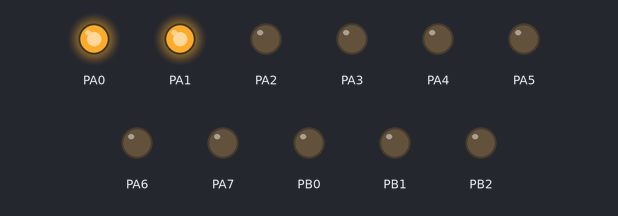
Simulated run of this program. Board: ATmega128, built with avr-gcc and emulated at 7.3728 MHz. On the bench: output pins drawn as LEDs (lit = HIGH).

Above: at 0.05 s.
At 1.05 s:
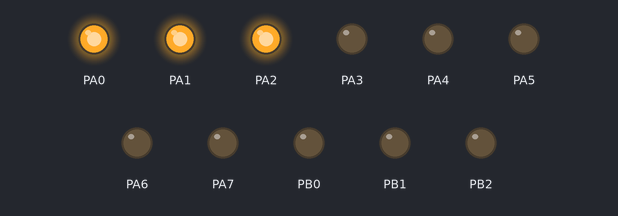
At 1.95 s:
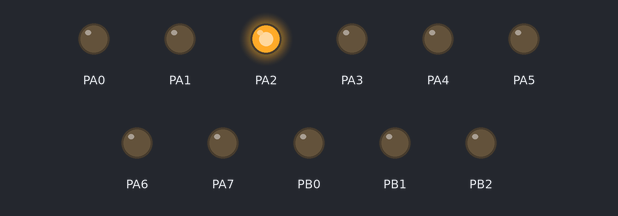
At 4.35 s:
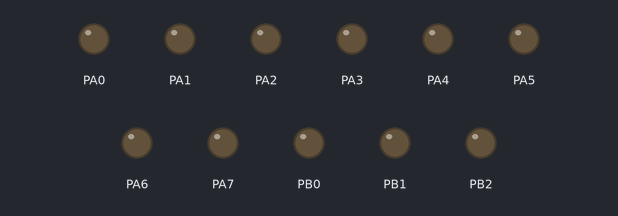
Timing chart, 0 to 4.7 s (numbered marks = the images above):
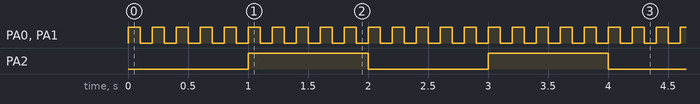

Measured:
- by itself, PA0, PA1: alternates HIGH for 0.10 s and LOW for 0.10 s
- by itself, PA2: alternates HIGH for 1.0 s and LOW for 1.0 s

The program:

blink.c
```c
#include "blink.h"
#include <avr/io.h>
#include <util/delay.h>

#define BAUD 115200

#include <stdio.h>
#include <util/setbaud.h>
#include <avr/interrupt.h>
#include "i2c.h"

//#define EN_I2C_TEST

void uart_init(void) {
	UBRR0H = UBRRH_VALUE;
	UBRR0L = UBRRL_VALUE;

	#if USE_2X
	UCSR0A |= _BV(U2X0);
	#else
	UCSR0A &= ~(_BV(U2X0));
	#endif

	UCSR0C = _BV(UCSZ01) | _BV(UCSZ00); /* 8-bit data */
	UCSR0B = _BV(RXEN0) | _BV(TXEN0);   /* Enable RX and TX */
}

void uart_putchar(char c) {
	loop_until_bit_is_set(UCSR0A, UDRE0); /* Wait until data register empty. */
	UDR0 = c;
}

void uartTest()
{
	unsigned char count = 0;
	while(1)
	for(count='0';count<'9';count++)
	{
		uart_putchar('t');
		uart_putchar('e');
		uart_putchar('s');
		uart_putchar('t');
		uart_putchar(count);
		uart_putchar('\r');
		uart_putchar('\n');
	};
}

void LEDinit() // function declaration
{
	DDRA = 0xFF; // set up pin direction
}

void blinkLEDTest() // function declaration
{
	while(1)
	{
		PORTA ^= 0x03 ; // toggle the pins
		_delay_ms(100); //delay
	}
}

void setupTimer0()
{
	ASSR |= _BV(AS0);

	 // set timer0 counter initial value to 0
	TCNT0=0x00;

	TCCR0 = (1<<CS02) | (1<<CS00); // start timer0 with /128 prescaler
	//TCCR0 = (1<<CS02) | (1<<CS01) | (1<<CS00); // start timer0 with /1024 prescaler

	// enable timer overflow interrupt for both Timer0 and Timer1
	TIMSK=(1<<TOIE0);
}
// timer1 overflw

ISR(TIMER0_OVF_vect) {

	// process the timer1 overflow here
	PORTA ^= 0x04 ; // toggle the pins
	TCNT0=0x00;
}

void readIMUI2C()
{
	// Read MPU9150 register WHO_AM_I 0x75
	// MPU9150 I2C address when pin AD0=0 : 0x68 & 0xFE = 0x68
	uint8_t whoami = i2cReadRegister(0x68,0x75);

	char acWhoAmI[5];
	sprintf(acWhoAmI, "%2x", whoami);

	uart_putchar(acWhoAmI[1]);
	uart_putchar(acWhoAmI[0]);
	uart_putchar('\r');
	uart_putchar('\n');
}

void imuI2CTest()
{
	while(1)
	{
		readIMUI2C();
	};
}


void TogglePD0PD1()
{
	DDRD = 0xFF; // set up pin direction
	while(1)
	{
		PORTD ^= 0x03 ; // toggle the pins
		_delay_us(1); //delay for 100kHz
	}
}


int spiInit(void)
{
	// Set MOSI and SCK as output, others as input
	DDRB = (1<<PB2)|(1<<PB1)|(1<<PB0);

	/*
	PORTB &= ~(1<<PB0);

	// Enable SPI, Master, set clock rate fck/2 (maximum)
	SPCR = (1<<SPE)|(1<<MSTR);
	SPSR = (1<<SPI2X);
	*/
	return 0;
}

// CC2420 is big endian. Read MANFIDL (0x1E) - Manufacturer ID, Lower 16 Bit
// ---
// dataout bit    23 - ram/reg
// dataout bit    22 - r/w
// dataout bit 21:16 - addr
// dataout bit 15:0  - data
// ---
// datain  bit 23:16 - status byte S7:S0
// datain  bit 15:0  - data D15:D0

// PB0 SSn
// PB1 SCK
// PB2 MOSI
// PB3 MISO

unsigned char* SPIRead(unsigned char addr)
{
	int i = 0;
	static unsigned char datain[3]; // 24bits
	unsigned char dataout[3]; // 24bits

	dataout[2]=addr;
	dataout[1]=0x00;
	dataout[0]=0x00;

	// assert CSn
	PORTB &= ~(1<<PB0);

	for(i=2;i>=0;i--)
	{
		// Start transmission (MOSI)
		SPDR = dataout[i];
		// Wait for transmission complete
		while(!(SPSR & (1<<SPIF)));

		// Get return Value;
		datain[i] = SPDR;
	}

	// de-assert CSn
	PORTB |= (1<<PB0);

	_delay_us(1);             // Hold pulse for 1 micro second

	// Return Serial In Value (MISO)
	return datain;
}

void spiTest()
{
	unsigned char* pcmanid;
	char acmanid[5];
	while(1) {

		pcmanid = SPIRead(0x1E);

		sprintf(acmanid, "%2x%2x", pcmanid[1], pcmanid[0]);

		uart_putchar(acmanid[0]);
		uart_putchar(acmanid[1]);
		uart_putchar(acmanid[2]);
		uart_putchar(acmanid[3]);
		uart_putchar(acmanid[4]);
		uart_putchar('\r');
		uart_putchar('\n');

	}

}

void pbToggleTest()
{
	while(1)
	{
		PORTB ^= 0x07;
		_delay_us(1); //delay for 100kHz
	}
}

int main (void)
{
	LEDinit();
	uart_init();
	setupTimer0();

	#ifdef EN_I2C_TEST
	i2cInit();
	#endif //EN_I2C_TEST
	spiInit();

	sei();

	//uartTest();
	//spiTest();
	//TogglePD0PD1();
	//pbToggleTest();
	#ifdef EN_I2C_TEST
	imuI2CTest();
	#endif //EN_I2C_TEST
	blinkLEDTest();
}
```

blink.h
```c
/*
 * blink.h
 *
 * Created: 13/11/2014 9:09:16 AM
 *  Author: whho
 */


#ifndef BLINK_H_
#define BLINK_H_


#define F_CPU 7372800UL


#endif /* BLINK_H_ */
```

i2c.c
```c
//      This library provides the high-level functions needed to use the I2C
//	serial interface supported by the hardware of several AVR processors.
#include <avr/io.h>
#include <avr/interrupt.h>
#include "i2c.h"
#include <util/delay.h>

/*********************
 ****I2C Functions****
 *********************/

// checks for ACK after TWINT indicates operation complete
#define START_OK  ((TWSR & 0xF8) == TW_START)
#define REPEATED_START_OK ((TWSR&0xF8)==TW_REP_START)
#define WRITE_ADDRESS_OK ((TWSR&0xF8) == TW_MT_SLA_ACK)
#define READ_ADDRESS_OK ((TWSR&0xF8) == TW_MR_SLA_ACK)
#define WRITE_DATA_OK ((TWSR&0xF8) == TW_MT_DATA_ACK)

// don't check ACK bit on reading data, since we are setting it.
#define READ_DATA_OK  ((TWSR&0xF0) == TW_MR_DATA_ACK)


static void i2cError(const char*err)
{
	/*   Serial.print("ERROR in i2c: TWSR=0x");
	Serial.print(TWSR,HEX);
	Serial.print(" ");
	Serial.println(err);
	delay(10);	*/
}

void i2cInit(void)
{
	// set i2c bit rate to 100KHz
	i2cSetBitrate(100);
	// enable TWI (two-wire interface)
	sbi(TWCR, TWEN);	// Enable TWI
}

void i2cSetBitrate(unsigned short bitrateKHz)
{
	uint8_t bitrate_div;
	// set i2c bitrate
	// SCL freq = F_CPU/(prescale*(16+2*TWBR))

	uint8_t prescale;
	if (bitrateKHz <8)
	{   prescale=16;
		cbi(TWSR, TWPS0);
		sbi(TWSR, TWPS1);
	}
	else if (bitrateKHz < 31)
	{   prescale = 4;
		sbi(TWSR, TWPS0);
		cbi(TWSR, TWPS1);
	}
	else
	{   prescale=1;
		cbi(TWSR, TWPS0);
		cbi(TWSR, TWPS1);
	}


	// (set prescale=4)

	//calculate bitrate division
	// TWBR = (F_CPU/SCL / prescale -16)/2
	//      = F_CPU/(2*prescale*SCL) - 8
	bitrate_div = F_CPU/(2000l*prescale*bitrateKHz);
	if(bitrate_div >= 8)
		bitrate_div -= 8;
	TWBR= bitrate_div;
}

// wait for TWINT to be set after every operation EXCEPT sending stop
// return 0 if times out rather than completing
int i2cWaitForComplete(uint16_t num_tries)
{
	uint16_t i = 0;		//time out variable

	// wait for i2c interface to complete operation
    while ((!(TWCR & (1<<TWINT))) && (i < num_tries))
		i++;
	return (i<num_tries);
}

void i2cSendStart(void)
{   // Send START or REPEATED START
	// Make sure that there is at least 1.3 microseconds between stop and start
	//delayMicroseconds(2);
	_delay_us(2);

	//pinMode(SDA,OUTPUT);
	// send start condition
	TWCR = (1<<TWINT)|(1<<TWSTA)|(1<<TWEN);
	i2cWaitForComplete(8000);	// could separate this, to allow computation while waiting
	if (!START_OK) {i2cError("Start not acked");}
}

void i2cSendRepeatedStart(void)
{   // Send START or REPEATED START
	// Make sure that there is at least 1.3 microseconds between stop and start
	//delayMicroseconds(2);
	_delay_us(2);

	//pinMode(SDA,OUTPUT);
	// send start condition
	TWCR = (1<<TWINT)|(1<<TWSTA)|(1<<TWEN);
	i2cWaitForComplete(8000);	// could separate this, to allow computation while waiting
	if (!REPEATED_START_OK) {i2cError("Repeated Start not acked");}
}


void i2cSendStop(void)
{
	// transmit stop condition
	//pinMode(SDA,OUTPUT);
	TWCR = (1<<TWINT)|(1<<TWEN)|(1<<TWSTO);
	// wait for STOP to complete
	while (TWCR & (1<<TWSTO)) {}
}


void i2cSendByte(uint8_t data)
{
	// delay(1);
	//pinMode(SDA,OUTPUT);
	while (!i2cWaitForComplete(8000))
	{   i2cError("i2c not ready for sending");
		//delay(2);
		_delay_us(2);
	}

	// save data to the TWDR
	TWDR = data;
	// begin send
	TWCR = (1<<TWINT)|(1<<TWEN);
	i2cWaitForComplete(8000);	// could separate this, to allow computation while waiting
}

void i2cSendWriteAddress(uint8_t  i2c_7bit_address)
{
	i2cSendByte((i2c_7bit_address<<1));	// write mode
	if(!WRITE_ADDRESS_OK) i2cError("Write address not acked");
}

void i2cSendReadAddress(uint8_t  i2c_7bit_address)
{
	i2cSendByte((i2c_7bit_address<<1)|0x01);	// read mode
	if(!READ_ADDRESS_OK) i2cError("Read address not acked");
}

void i2cSendData(uint8_t data)
{
	i2cSendByte(data);
	if (!WRITE_DATA_OK) {i2cError("Write byte not acked");}
}

void i2cReceiveByte(uint8_t ackFlag)
{
	//pinMode(SDA,INPUT);
	// begin receive over i2c
	if( ackFlag )
	{	// ackFlag = TRUE: ACK the recevied data
		TWCR = (TWCR&TWCR_CMD_MASK) |BV(TWINT) |BV(TWEA);
	}
	else
	{
		// ackFlag = FALSE: NACK the recevied data
		TWCR = (TWCR&TWCR_CMD_MASK) |BV(TWINT);
	}
	i2cWaitForComplete(8000);	// could separate this, to allow computation while waiting
	if (!READ_DATA_OK) {i2cError("Read byte not acked");}

}

uint8_t i2cGetReceivedByte(void)
{
	// retieve received data byte from i2c TWDR
	return( TWDR );
}

uint8_t i2cGetStatus(void)
{
	// retieve current i2c status from i2c TWSR
	return( TWSR );
}

// read a single byte from address and return it as a byte
uint8_t i2cReadRegister(uint8_t i2c_7bit_address, uint8_t address)
{
  uint8_t data;

  i2cSendStart();
  i2cSendWriteAddress(i2c_7bit_address);
  i2cSendData(address);	// write register address
  i2cSendRepeatedStart();		// repeated start
  i2cSendReadAddress(i2c_7bit_address);
  i2cReceiveByte(0);
  data = i2cGetReceivedByte();	// Get result
  i2cSendStop();

  cbi(TWCR, TWEN);	// Disable TWI
  sbi(TWCR, TWEN);	// Enable TWI

  return data;
}

// Read num_to_read registers sequentially, starting at address
//   into the dest byte arra
void i2cReadRegisters(uint8_t i2c_7bit_address, uint8_t address,
	uint8_t num_to_read, uint8_t * dest)
{
  i2cSendStart();
  i2cSendWriteAddress(i2c_7bit_address);
  i2cSendData(address);	// write register address
  i2cSendRepeatedStart();		// repeated start
  i2cSendReadAddress(i2c_7bit_address);
  int j;
  for (j=0; j<num_to_read-1; j++)
  {
    i2cReceiveByte(1);
	dest[j] = i2cGetReceivedByte();	// Get data
  }
  i2cReceiveByte(0);
  dest[j] = i2cGetReceivedByte();	// Get data
  i2cSendStop();

  cbi(TWCR, TWEN);	// Disable TWI
  sbi(TWCR, TWEN);	// Enable TWI
}

/* Writes a single byte (data) into address */
void i2cWriteRegister(uint8_t i2c_7bit_address, uint8_t address, uint8_t data)
{
  i2cSendStart();
  i2cSendWriteAddress(i2c_7bit_address);
  i2cSendData(address);	// write register address
  i2cSendData(data);
  i2cSendStop();
}

/* Writes num_to_send bytes of data starting at address */
void i2cWriteRegisters(uint8_t i2c_7bit_address, uint8_t address, uint8_t num_to_send, const uint8_t *data)
{
  i2cSendStart();
  i2cSendWriteAddress(i2c_7bit_address);
  i2cSendData(address);	// write register address
  for (int j=0; j<num_to_send; j++)
  {   i2cSendData(data[j]);
  }
  i2cSendStop();
}
```

i2c.h
```c
//      This library provides the high-level functions needed to use the I2C
//	serial interface supported by the hardware of several AVR processors.
#ifndef I2C_HEADER
#define I2C_HEADER

#include "blink.h"

// TWSR values (not bits)
// (taken from avr-libc twi.h - thank you Marek Michalkiewicz)
// Master

#define TW_START					0x08
#define TW_REP_START				0x10
// Master Transmitter
#define TW_MT_SLA_ACK				0x18
#define TW_MT_SLA_NACK				0x20
#define TW_MT_DATA_ACK				0x28
#define TW_MT_DATA_NACK				0x30
#define TW_MT_ARB_LOST				0x38
// Master Receiver
#define TW_MR_ARB_LOST				0x38
#define TW_MR_SLA_ACK				0x40
#define TW_MR_SLA_NACK				0x48
#define TW_MR_DATA_ACK				0x50
#define TW_MR_DATA_NACK				0x58
// Slave Transmitter
#define TW_ST_SLA_ACK				0xA8
#define TW_ST_ARB_LOST_SLA_ACK		0xB0
#define TW_ST_DATA_ACK				0xB8
#define TW_ST_DATA_NACK				0xC0
#define TW_ST_LAST_DATA				0xC8
// Slave Receiver
#define TW_SR_SLA_ACK				0x60
#define TW_SR_ARB_LOST_SLA_ACK		0x68
#define TW_SR_GCALL_ACK				0x70
#define TW_SR_ARB_LOST_GCALL_ACK	0x78
#define TW_SR_DATA_ACK				0x80
#define TW_SR_DATA_NACK				0x88
#define TW_SR_GCALL_DATA_ACK		0x90
#define TW_SR_GCALL_DATA_NACK		0x98
#define TW_SR_STOP					0xA0
// Misc
#define TW_NO_INFO					0xF8
#define TW_BUS_ERROR				0x00

// defines and constants
#define TWCR_CMD_MASK		0x0F
#define TWSR_STATUS_MASK	0xF8

// return values
#define I2C_OK				0x00
#define I2C_ERROR_NODEV		0x01

#define sbi(var, mask)   ((var) |= (uint8_t)(1 << mask))
#define cbi(var, mask)   ((var) &= (uint8_t)~(1 << mask))
#define BV(bit)			(1<<(bit))


// functions

//! Initialize I2C (TWI) interface
//	Must be done before anything else is called in this package
void i2cInit(void);

//! Set the I2C transaction bitrate (in KHz)
void i2cSetBitrate(unsigned short bitrateKHz);

// High-level interactions:
// Read one register
uint8_t i2cReadRegister(uint8_t i2c_7bit_address, uint8_t address);
// Read num_to_read registers starting at address
void i2cReadRegisters(uint8_t i2c_7bit_address, uint8_t address, uint8_t num_to_read, uint8_t * dest);

// Write one register
void i2cWriteRegister(uint8_t i2c_7bit_address, uint8_t address, uint8_t data);
// Write num_to_write registers, starting at address
void i2cWriteRegisters(uint8_t i2c_7bit_address, uint8_t address, uint8_t num_to_write, const uint8_t *data);


// Low-level I2C transaction commands
//! Send an I2C start condition in Master mode
void i2cSendStart(void);

//! Send an I2C stop condition in Master mode
void i2cSendStop(void);

//! Wait for current I2C operation to complete (not used for STOP)
// Return 0 if times out rather than completing.
//	Already included in operations, so not needed externally.
int i2cWaitForComplete(uint16_t num_tries);

//! Send an (address|R/W) combination or a data byte over I2C
//	Deprecated: use i2cSendWriteAddress, i2cSendReadAddress, i2cSendData instead
void i2cSendByte(uint8_t data);

void i2cSendWriteAddress(uint8_t  i2c_7bit_address);
void i2cSendReadAddress(uint8_t  i2c_7bit_address);
void i2cSendData(uint8_t data);	// used for both data and register addresses

//! Receive a data byte over I2C
// ackFlag = 1 if recevied data should be ACK'ed
// ackFlag = 0 if recevied data should be NACK'ed
void i2cReceiveByte(uint8_t ackFlag);
//! Pick up the data that was received with i2cReceiveByte()
uint8_t i2cGetReceivedByte(void);
//! Get current I2c bus status from TWSR
uint8_t i2cGetStatus(void);

// high-level I2C transaction commands

//! send I2C data to a device on the bus (non-interrupt based)
uint8_t i2cMasterSendNI(uint8_t deviceAddr, uint8_t length, uint8_t* data);
//! receive I2C data from a device on the bus (non-interrupt based)
uint8_t i2cMasterReceiveNI(uint8_t deviceAddr, uint8_t length, uint8_t *data);

#endif
```
